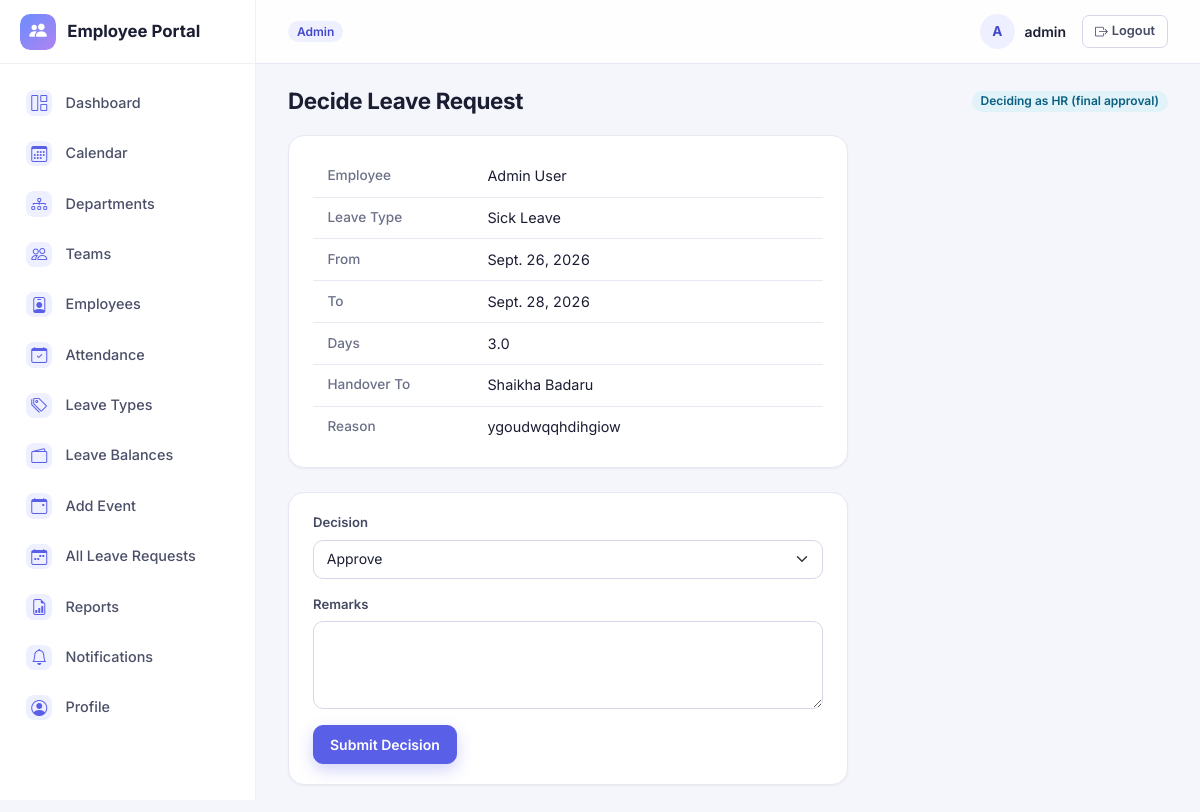
Screenshot of /leave/2/decide/ (signed in) with the database file from the repository.
### accounts/models.py (models this page shows, shortened)
class User(AbstractUser):
    class Role(models.TextChoices):
        ADMIN = 'ADMIN', 'Admin'
        HR = 'HR', 'HR'
        TEAM_LEAD = 'TEAM_LEAD', 'Team Lead'
        EMPLOYEE = 'EMPLOYEE', 'Employee'
    role = models.CharField(max_length=20, choices=Role.choices, default=Role.EMPLOYEE)
    phone = models.CharField(max_length=20, blank=True)
    address = models.TextField(blank=True)
    emergency_contact = models.CharField(max_length=100, blank=True)
    profile_image = models.ImageField(upload_to='profile_images/', blank=True, null=True)
    def is_admin(self):
        return self.role == self.Role.ADMIN
    def is_hr(self):
        return self.role == self.Role.HR
    def is_team_lead(self):
        return self.role == self.Role.TEAM_LEAD
    def can_manage_employees(self):
        return self.role in (self.Role.ADMIN, self.Role.HR)

### employeeApp/models/leave.py (models this page shows, shortened)
class LeaveRequest(models.Model):
    class Status(models.TextChoices):
        PENDING = 'PENDING', 'Pending Team Lead'
        PENDING_HR = 'PENDING_HR', 'Pending HR'
        APPROVED = 'APPROVED', 'Approved'
        REJECTED = 'REJECTED', 'Rejected'
        CANCELLED = 'CANCELLED', 'Cancelled'
    employee = models.ForeignKey(Employee, on_delete=models.CASCADE, related_name='leave_requests')
    leave_type = models.ForeignKey(LeaveType, on_delete=models.CASCADE, related_name='requests')
    from_date = models.DateField()
    to_date = models.DateField()
    is_half_day = models.BooleanField(default=False)
    number_of_days = models.DecimalField(max_digits=5, decimal_places=1, editable=False, default=0)
    lop_days = models.DecimalField(
        max_digits=5, decimal_places=1, editable=False, default=0,
        help_text="Portion of number_of_days that exceeds the available balance and is treated as Loss of Pay."
    )
    handover_employee = models.ForeignKey(
        Employee, on_delete=models.SET_NULL, null=True, blank=True, related_name='handovers'
    )
    reason = models.TextField()
    status = models.CharField(max_length=10, choices=Status.choices, default=Status.PENDING)
    team_lead_remarks = models.TextField(blank=True)
    decided_by = models.ForeignKey(
        settings.AUTH_USER_MODEL, on_delete=models.SET_NULL, null=True, blank=True, related_name='leave_decisions'
    )
    decided_at = models.DateTimeField(null=True, blank=True)
    hr_remarks = models.TextField(blank=True)
    hr_decided_by = models.ForeignKey(
        settings.AUTH_USER_MODEL, on_delete=models.SET_NULL, null=True, blank=True, related_name='leave_hr_decisions'
    )
    hr_decided_at = models.DateTimeField(null=True, blank=True)
    created_at = models.DateTimeField(auto_now_add=True)
    class Meta:
        ordering = ['-created_at']
    def is_pending(self):
        return self.status in (self.Status.PENDING, self.Status.PENDING_HR)

class LeaveType(models.Model):
    name = models.CharField(max_length=50, unique=True)
    default_yearly_allocation = models.PositiveIntegerField(default=0)
    is_active = models.BooleanField(default=True)
    class Meta:
        ordering = ['name']

### employeeApp/models/employees.py (models this page shows, shortened)
class Employee(models.Model):
    class EmploymentStatus(models.TextChoices):
        ACTIVE='ACTIVE','Active'
        INACTIVE='INACTIVE','Inactive'
    user=models.OneToOneField(settings.AUTH_USER_MODEL, on_delete=models.CASCADE, related_name='employee_profile')
    employee_id=models.CharField(max_length=20, unique=True)
    full_name=models.CharField(max_length=150)
    email=models.EmailField(unique=True)
    phone=models.CharField(max_length=20, blank=True)
    date_of_joining=models.DateField()
    designation=models.CharField(max_length=100)
    team=models.ForeignKey(Team, on_delete=models.SET_NULL,null=True,blank=True,related_name='employees')
    reporting_team_lead=models.ForeignKey(
        settings.AUTH_USER_MODEL,on_delete=models.SET_NULL, null=True, blank=True,
        related_name='direct_reports', limit_choices_to={'role': 'TEAM_LEAD'}
    )
    employment_status=models.CharField(max_length=10,choices=EmploymentStatus.choices,default=EmploymentStatus.ACTIVE)
    created_at=models.DateTimeField(auto_now_add=True)
    class Meta:
        ordering=['full_name']

### employeeApp/views/leave.py (the view)
# urls.py: path('leave/<int:pk>/decide/', views.decide_leave, name='decide_leave'),
@login_required
def decide_leave(request, pk):
    leave_request = get_object_or_404(LeaveRequest, pk=pk)
    user = request.user
    is_team_lead_for_this = (
        user.is_team_lead() and leave_request.employee.team and leave_request.employee.team.team_lead == user
    )
    is_admin = user.is_admin()
    is_hr = user.is_hr()
    can_decide_as_team_lead = is_team_lead_for_this and leave_request.status == LeaveRequest.Status.PENDING
    can_decide_as_hr = is_hr and leave_request.status == LeaveRequest.Status.PENDING_HR
    can_decide_as_admin = is_admin and leave_request.is_pending()
    if not (can_decide_as_team_lead or can_decide_as_hr or can_decide_as_admin):
        if user.can_manage_employees() or is_team_lead_for_this:
            messages.error(request, "This request isn't awaiting your decision at its current stage.")
        else:
            messages.error(request, "You do not have permission to decide on this request.")
        return redirect('employeeApp:my_leave_requests')
    acting_stage = 'HR' if (can_decide_as_hr or (can_decide_as_admin and leave_request.status == LeaveRequest.Status.PENDING_HR)) else 'TEAM_LEAD'
    if request.method == 'POST':
        form = LeaveDecisionForm(request.POST)
        if form.is_valid():
            decision = form.cleaned_data['decision']
            remarks = form.cleaned_data['remarks']
            now = timezone.now()
            if acting_stage == 'TEAM_LEAD':
                leave_request.team_lead_remarks = remarks
                leave_request.decided_by = user
                leave_request.decided_at = now
                if decision == LeaveRequest.Status.REJECTED:
                    leave_request.status = LeaveRequest.Status.REJECTED
                    leave_request.save()
                    Notification.objects.create(
                        user=leave_request.employee.user,
                        message="Your leave request was rejected by your Team Lead.",
                        notification_type='LEAVE_DECISION', related_object_id=leave_request.id,
                    )
                    messages.success(request, "Leave request rejected.")
                else:
                    if is_admin:
                        leave_request.status = LeaveRequest.Status.APPROVED
                        leave_request.hr_decided_by = user
                        leave_request.hr_decided_at = now
                        leave_request.save()
                        _apply_leave_balance(leave_request)
                        Notification.objects.create(
                            user=leave_request.employee.user,
                            message="Your leave request has been approved.",
                            notification_type='LEAVE_DECISION', related_object_id=leave_request.id,
                        )
                        messages.success(request, "Leave request approved.")
                    else:
                        leave_request.status = LeaveRequest.Status.PENDING_HR
                        leave_request.save()
                        Notification.objects.create(
                            user=leave_request.employee.user,
                            message="Your leave request was approved by your Team Lead and is now with HR for final approval.",
                            notification_type='LEAVE_DECISION', related_object_id=leave_request.id,
                        )
                        for hr_user in User.objects.filter(role=User.Role.HR):
                            Notification.objects.create(
                                user=hr_user,
                                message=f"Leave request from {leave_request.employee.full_name} awaits your final approval.",
                                notification_type='LEAVE_REQUEST', related_object_id=leave_request.id,
                            )
                        messages.success(request, "Leave request approved and forwarded to HR.")
            else:  # HR stage
                leave_request.hr_remarks = remarks
                leave_request.hr_decided_by = user
                leave_request.hr_decided_at = now
                leave_request.status = decision
                leave_request.save()
                if decision == LeaveRequest.Status.APPROVED:
                    _apply_leave_balance(leave_request)
                Notification.objects.create(
                    user=leave_request.employee.user,
                    message=f"Your leave request has been {decision.lower()} by HR.",
                    notification_type='LEAVE_DECISION', related_object_id=leave_request.id,
                )
                messages.success(request, f"Leave request {decision.lower()}.")
            if is_admin:
                return redirect('employeeApp:all_leave_requests')
            return redirect('employeeApp:team_leave_requests' if acting_stage == 'TEAM_LEAD' else 'employeeApp:all_leave_requests')
    else:
        form = LeaveDecisionForm()
    return render(request, 'employeeApp/decide_leave.html', {
        'form': form, 'leave_request': leave_request, 'acting_stage': acting_stage,
    })

### employeeApp/templates/employeeApp/decide_leave.html (shortened to what this page needs)
{% extends "base.html" %}
{% block content %}
<div class="page-header">
    <h1>Decide Leave Request</h1>
    <span class="badge {% if acting_stage == 'HR' %}bg-info{% else %}bg-warning text-dark{% endif %}">
        {% if acting_stage == 'HR' %}Deciding as HR (final approval){% else %}Deciding as Team Lead{% endif %}
    </span>
</div>
<div class="table-card mb-4" style="max-width:560px;">
    <table class="table table-sm table-borderless mb-0">
        <tr><th style="width:160px;">Employee</th><td>{{ leave_request.employee.full_name }}</td></tr>
        <tr><th>Leave Type</th><td>{{ leave_request.leave_type.name }}{% if leave_request.is_half_day %} (Half Day){% endif %}</td></tr>
        <tr><th>From</th><td>{{ leave_request.from_date }}</td></tr>
        <tr><th>To</th><td>{{ leave_request.to_date }}</td></tr>
        <tr><th>Days</th><td>{{ leave_request.number_of_days }}{% if leave_request.lop_days %} <span class="badge bg-danger">{{ leave_request.lop_days }} LOP</span>{% endif %}</td></tr>
        <tr><th>Handover To</th><td>{{ leave_request.handover_employee.full_name|default:"—" }}</td></tr>
        <tr><th>Reason</th><td>{{ leave_request.reason }}</td></tr>
    </table>
</div>
<div class="table-card" style="max-width:560px;">
    <form method="post" novalidate>
        {% for field in form %}
            <div class="mb-3">
                <label class="form-label" for="{{ field.id_for_label }}">{{ field.label }}</label>
                {{ field }}
            </div>
        {% endfor %}
        <button type="submit" class="btn btn-primary">Submit Decision</button>
    </form>
</div>
{% endblock %}

### employeeApp/templates/base.html (shortened to what this page needs)
{% load static %}
<!DOCTYPE html>
<html lang="en">
<head>
    <link href="https://cdn.jsdelivr.net/npm/bootstrap@5.3.3/dist/css/bootstrap.min.css" rel="stylesheet">
    <link rel="stylesheet" href="https://cdn.jsdelivr.net/npm/bootstrap-icons@1.11.3/font/bootstrap-icons.css">
    <link rel="stylesheet" href="https://cdn.jsdelivr.net/npm/datatables.net-bs5@1.13.11/css/dataTables.bootstrap5.min.css">
    <link rel="stylesheet" href="https://cdn.jsdelivr.net/npm/datatables.net-responsive-bs5@2.5.1/css/responsive.bootstrap5.min.css">
    <link rel="stylesheet" href="{% static 'employeeApp/style.css' %}">
</head>
<body>
{% if user.is_authenticated %}
<div class="app-shell">
    <aside class="sidebar" id="app-sidebar" aria-label="Main navigation">
        <div class="sidebar-brand">
            <span class="brand-mark"><i class="bi bi-people-fill"></i></span>
            <span>Employee Portal</span>
        </div>
        <nav class="sidebar-nav">
            <a href="{% url 'accounts:redirect_dashboard' %}" class="nav-link {% if 'dashboard' in request.path %}active{% endif %}">
                <i class="bi bi-grid-1x2"></i> Dashboard
            </a>
            <a href="{% url 'employeeApp:calendar_view' %}" class="nav-link {% if 'calendar' in request.path %}active{% endif %}">
                <i class="bi bi-calendar3"></i> Calendar
            </a>
            {% if user.can_manage_employees %}
            <a href="{% url 'employeeApp:department_list' %}" class="nav-link {% if 'departments' in request.path %}active{% endif %}">
                <i class="bi bi-diagram-3"></i> Departments
            </a>
            <a href="{% url 'employeeApp:team_list' %}" class="nav-link {% if 'teams' in request.path %}active{% endif %}">
                <i class="bi bi-people"></i> Teams
            </a>
            {% endif %}
            <a href="{% url 'employeeApp:employee_list' %}" class="nav-link {% if 'employees' in request.path %}active{% endif %}">
                <i class="bi bi-person-badge"></i> Employees
            </a>
            <a href="{% if user.is_team_lead or user.can_manage_employees %}{% url 'employeeApp:attendance_list' %}{% else %}{% url 'employeeApp:my_attendance' %}{% endif %}" class="nav-link ">
                <i class="bi bi-calendar-check"></i> Attendance
            </a>
            {% if user.can_manage_employees %}
            <a href="{% url 'employeeApp:leave_type_list' %}" class="nav-link {% if 'leave-types' in request.path %}active{% endif %}">
                <i class="bi bi-tags"></i> Leave Types
            </a>
            <a href="{% url 'employeeApp:leave_balance_list' %}" class="nav-link {% if 'leave-balances' in request.path %}active{% endif %}">
                <i class="bi bi-wallet2"></i> Leave Balances
            </a>
            <a href="{% url 'employeeApp:calendar_event_list' %}" class="nav-link {% if 'calendar-events' in request.path %}active{% endif %}">
                <i class="bi bi-calendar-event"></i> Add Event
            </a>
            <a href="{% url 'employeeApp:all_leave_requests' %}" class="nav-link {% if 'leave/all' in request.path %}active{% endif %}">
                <i class="bi bi-calendar-week"></i> All Leave Requests
            </a>
            {% elif user.is_team_lead %}
            <a href="{% url 'employeeApp:team_leave_requests' %}" class="nav-link {% if 'leave/team' in request.path %}active{% endif %}">
                <i class="bi bi-calendar-week"></i> Team Leave Requests
            </a>
            {% endif %}
            <a href="{% url 'employeeApp:attendance_report' %}" class="nav-link {% if 'reports' in request.path %}active{% endif %}">
                <i class="bi bi-file-earmark-bar-graph"></i> Reports
            </a>
            <a href="{% url 'employeeApp:notification_list' %}" class="nav-link {% if 'notifications' in request.path %}active{% endif %}">
                <i class="bi bi-bell"></i> Notifications
            </a>
            <a href="{% url 'accounts:profile' %}" class="nav-link {% if 'profile' in request.path or 'password-change' in request.path %}active{% endif %}">
                <i class="bi bi-person-circle"></i> Profile
            </a>
        </nav>
    </aside>
    <div class="main-col">
        <header class="topbar">
            <div class="topbar-role">
                <span class="badge role-badge">{{ user.get_role_display }}</span>
            </div>
            <div class="topbar-user">
                <div class="user-chip">
                    <span class="avatar">{% if user.profile_image %}<img src="{{ user.profile_image.url }}" alt="">{% else %}{{ user.get_full_name|default:user.username|slice:":1"|upper }}{% endif %}</span>
                    <span class="user-name">{{ user.get_full_name|default:user.username }}</span>
                </div>
                <a href="{% url 'accounts:logout' %}" class="btn btn-sm btn-outline-secondary btn-logout" aria-label="Log out"><i class="bi bi-box-arrow-right"></i><span class="d-none d-sm-inline ms-1">Logout</span></a>
            </div>
        </header>
        <main class="content">
            {% block content %}{% endblock %}
        </main>
    </div>
</div>
{% endif %}
</body>
</html>

### rows the page displays
User: role "Admin", get_full_name "A", get_full_name "admin"
LeaveRequest: employee.full_name "Admin User", leave_type.name "Sick Leave", from_date "Sept. 26, 2026", to_date "Sept. 28, 2026", number_of_days "3.0", handover_employee.full_name "Shaikha Badaru", reason "ygoudwqqhdihgiow"

### other values shown
{{ field.label }} "Decision" "Remarks"
